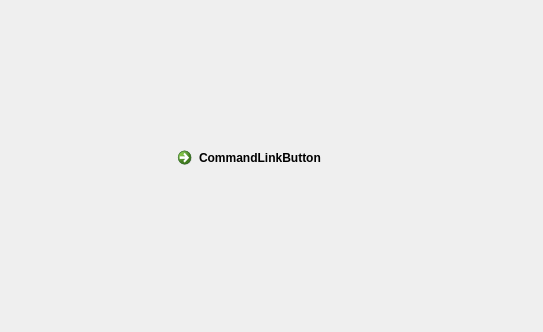
<?xml version="1.0" encoding="UTF-8"?>
<ui version="4.0">
 <class>Radical</class>
 <widget class="QWidget" name="Radical">
  <property name="geometry">
   <rect>
    <x>0</x>
    <y>0</y>
    <width>543</width>
    <height>332</height>
   </rect>
  </property>
  <property name="windowTitle">
   <string>Form</string>
  </property>
  <widget class="QCommandLinkButton" name="commandLinkButton">
   <property name="geometry">
    <rect>
     <x>170</x>
     <y>140</y>
     <width>172</width>
     <height>41</height>
    </rect>
   </property>
   <property name="text">
    <string>CommandLinkButton</string>
   </property>
  </widget>
 </widget>
 <resources/>
 <connections/>
</ui>
